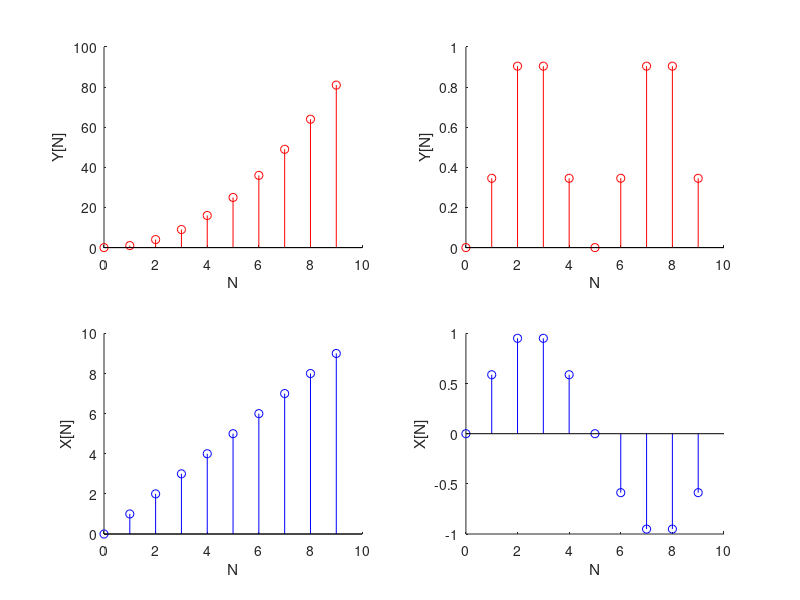

Reproduce this figure in MATLAB.
clc;clear,close all

n = 0:9;
x = n;
x2 =sin(((2*pi)/10)*n);
y = x.^2;
y2 = x2.^2;
Ex=0;
Ey=0;

 for i = 1:10
    Ex = Ex + x(i)^2 ;
    Ey = Ey + y(i)^2 ;
 end; 

disp("Energy of signal X[N] =")
disp(Ex)
disp("Energy of signal Y[N] =")
disp(Ey)

subplot(2,2,1);
hold on;
stem(n,y,'r');
xlabel("N");
ylabel("Y[N]");
hold off;

subplot(2,2,3);
hold on;
stem(n, x , 'b');
xlabel("N");
ylabel("X[N]");
hold off;

subplot(2,2,2);
hold on;
stem(n,y2,'r');
xlabel("N");
ylabel("Y[N]");
hold off;

subplot(2,2,4);
hold on;
stem(n, x2 , 'b');
xlabel("N");
ylabel("X[N]");
hold off;